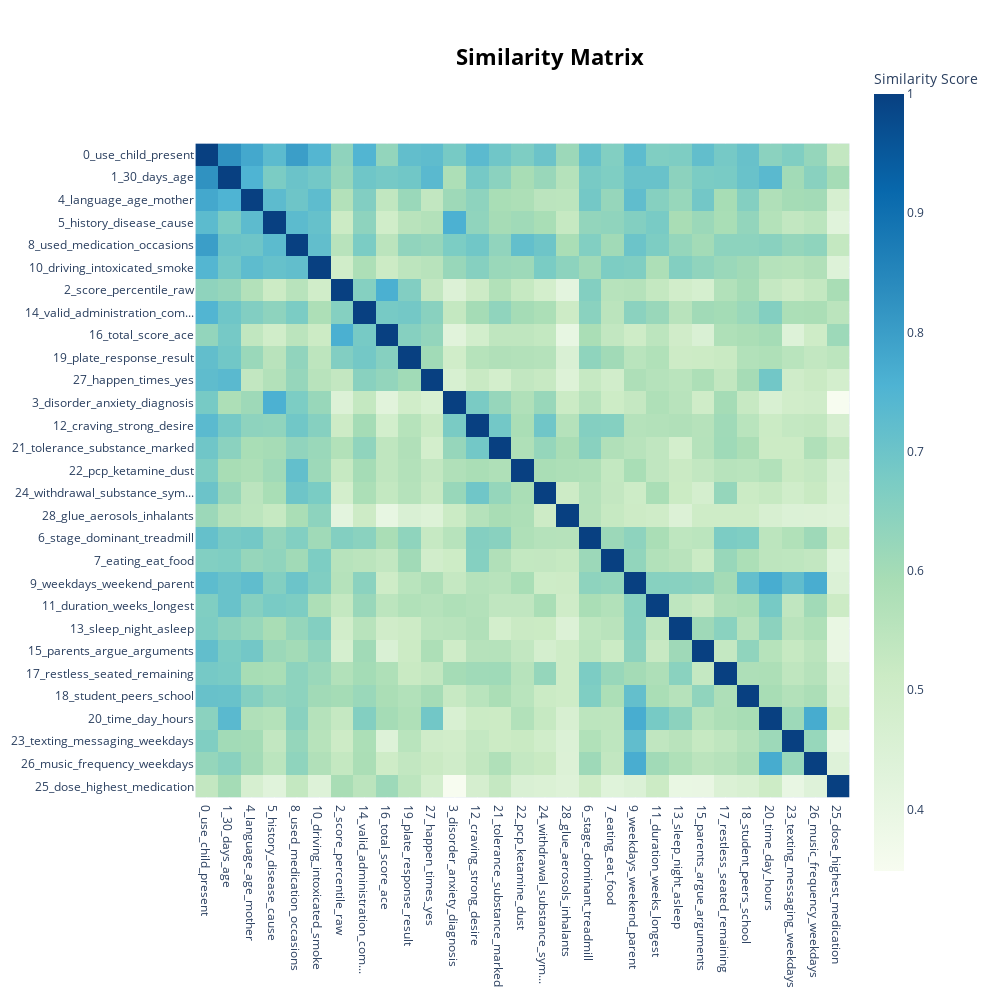

Notebook code cell kept with this figure:
### Markdown cell above
## Visualize topic similarity

### Code cell
# topic_model.update_topics(data, n_gram_range=(1, 2))
# topic_model.reduce_topics(data, nr_topics=3)
topic_model.visualize_heatmap(n_clusters=5, width=1000, height=1000)

### Figure 1 — Plotly figure (JSON) as saved in the notebook; plotly's stock layout.template omitted (floating-point values rounded to 4 significant figures; data arrays with more than 128 entries replaced by an {"elided": "..."} marker saying what was removed)
{"data": [{"coloraxis": "coloraxis", "hovertemplate": "x: %{x}<br>y: %{y}<br>Similarity Score: %{z}<extra></extra>", "name": "0", "type": "heatmap", "x": ["0_use_child_present", "1_30_days_age", "4_language_age_mother", "5_history_disease_cause", "8_used_medication_occasions", "10_driving_intoxicated_smoke", "2_score_percentile_raw", "14_valid_administration_com...", "16_total_score_ace", "19_plate_response_result", "27_happen_times_yes", "3_disorder_anxiety_diagnosis", "12_craving_strong_desire", "21_tolerance_substance_marked", "22_pcp_ketamine_dust", "24_withdrawal_substance_sym...", "28_glue_aerosols_inhalants", "6_stage_dominant_treadmill", "7_eating_eat_food", "9_weekdays_weekend_parent", "11_duration_weeks_longest", "13_sleep_night_asleep", "15_parents_argue_arguments", "17_restless_seated_remaining", "18_student_peers_school", "20_time_day_hours", "23_texting_messaging_weekdays", "26_music_frequency_weekdays", "25_dose_highest_medication"], "xaxis": "x", "y": ["0_use_child_present", "1_30_days_age", "4_language_age_mother", "5_history_disease_cause", "8_used_medication_occasions", "10_driving_intoxicated_smoke", "2_score_percentile_raw", "14_valid_administration_com...", "16_total_score_ace", "19_plate_response_result", "27_happen_times_yes", "3_disorder_anxiety_diagnosis", "12_craving_strong_desire", "21_tolerance_substance_marked", "22_pcp_ketamine_dust", "24_withdrawal_substance_sym...", "28_glue_aerosols_inhalants", "6_stage_dominant_treadmill", "7_eating_eat_food", "9_weekdays_weekend_parent", "11_duration_weeks_longest", "13_sleep_night_asleep", "15_parents_argue_arguments", "17_restless_seated_remaining", "18_student_peers_school", "20_time_day_hours", "23_texting_messaging_weekdays", "26_music_frequency_weekdays", "25_dose_highest_medication"], "yaxis": "y", "z": {"elided": "29x29 float values"}}], "layout": {"coloraxis": {"colorbar": {"title": {"text": "Similarity Score"}}, "colorscale": [[0, "rgb(247,252,240)"], [0.125, "rgb(224,243,219)"], [0.25, "rgb(204,235,197)"], [0.375, "rgb(168,221,181)"], [0.5, "rgb(123,204,196)"], [0.625, "rgb(78,179,211)"], [0.75, "rgb(43,140,190)"], [0.875, "rgb(8,104,172)"], [1, "rgb(8,64,129)"]]}, "height": 1000, "hoverlabel": {"bgcolor": "white", "font": {"family": "Rockwell", "size": 16}}, "legend": {"title": {"text": "Trend"}}, "margin": {"t": 60}, "showlegend": true, "title": {"font": {"color": "Black", "size": 22}, "text": "<b>Similarity Matrix</b>", "x": 0.55, "xanchor": "center", "y": 0.95, "yanchor": "top"}, "width": 1000, "xaxis": {"anchor": "y", "constrain": "domain", "domain": [0, 1], "scaleanchor": "y"}, "yaxis": {"anchor": "x", "autorange": "reversed", "constrain": "domain", "domain": [0, 1]}}}
